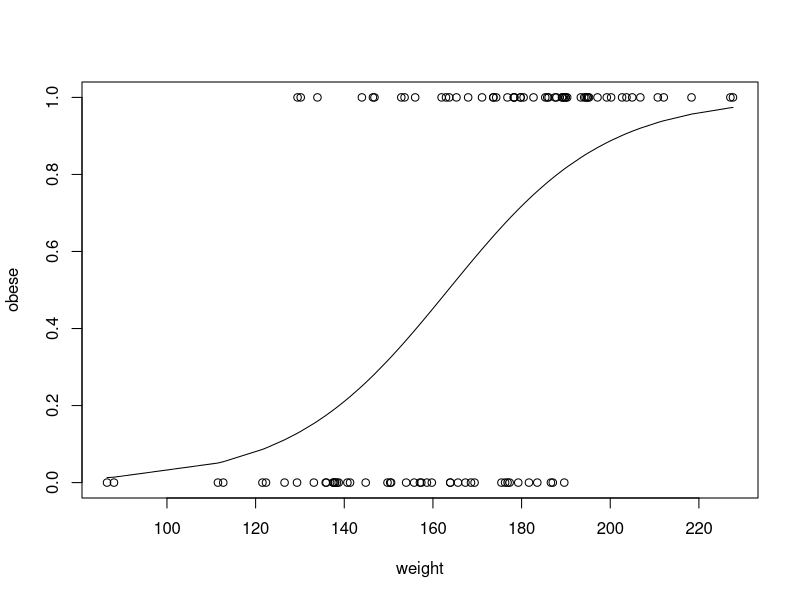
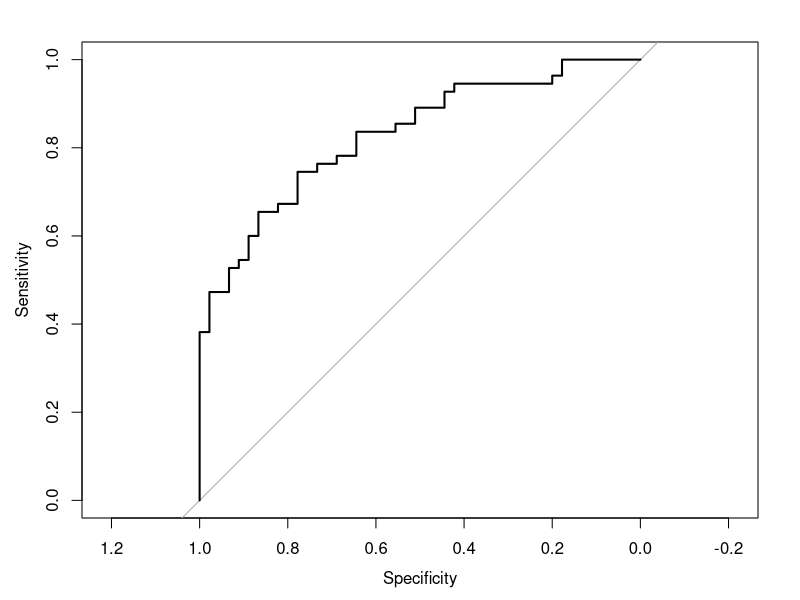
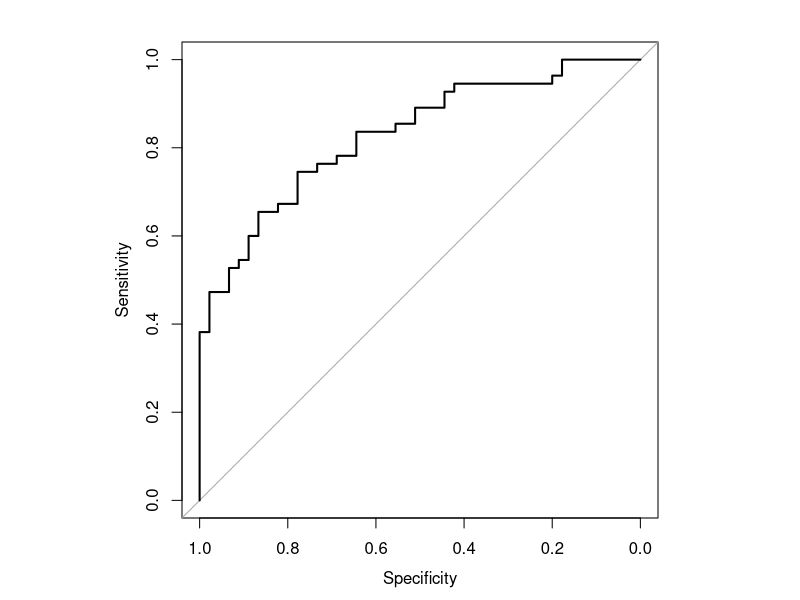
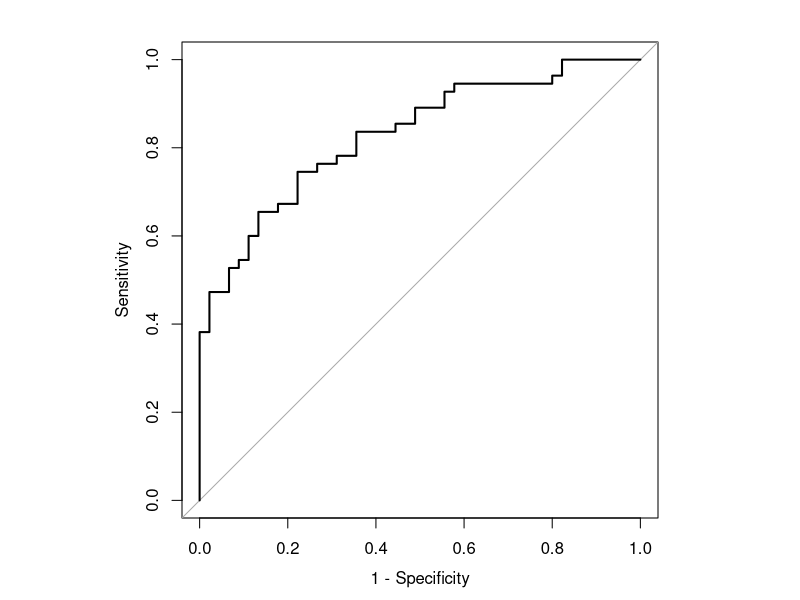
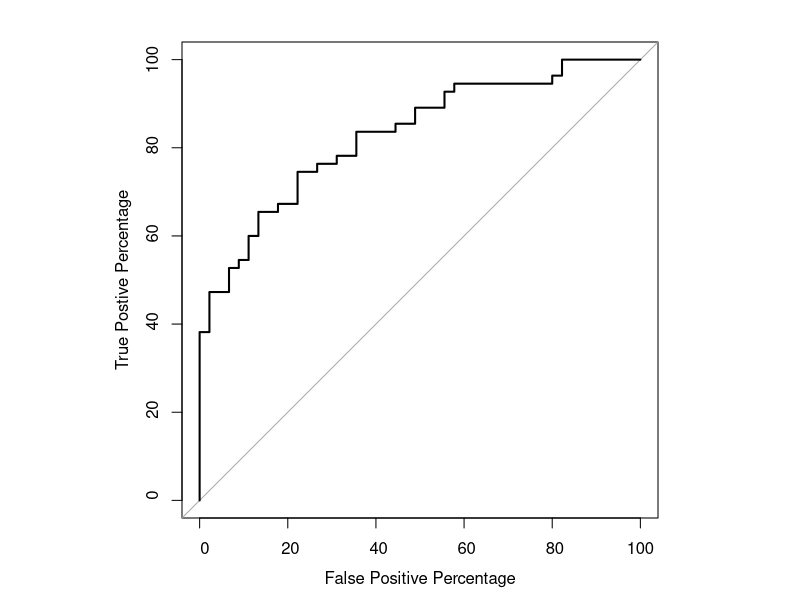
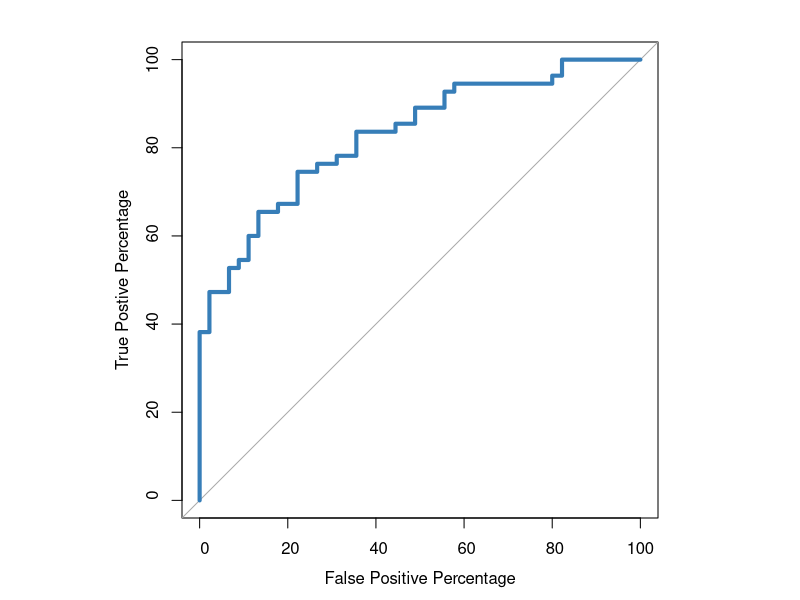

R code for these plots, in order: (Note: this script raises an error after producing the figures.)
library(pROC) # install with install.packages("pROC")
library(randomForest) # install with install.packages("randomForest")
## Generate weight and obesity datasets.
set.seed(420) # this will make my results match yours
num.samples <- 100
## genereate 100 values from a normal distribution with
## mean 172 and standard deviation 29, then sort them
weight <- sort(rnorm(n=num.samples, mean=172, sd=29))
## Now we will decide if a sample is obese or not.
## NOTE: This method for classifying a sample as obese or not
## was made up just for this example.
## rank(weight) returns 1 for the lightest, 2 for the second lightest, ...
##              ... and it returns 100 for the heaviest.
## So what we do is generate a random number between 0 and 1. Then we see if
## that number is less than rank/100. So, for the lightest sample, rank = 1.
## This sample will be classified "obese" if we get a random number less than
## 1/100. For the second lightest sample, rank = 2, we get another random
## number between 0 and 1 and classify this sample "obese" if that random
## number is < 2/100. We repeat that process for all 100 samples
obese <- ifelse(test=(runif(n=num.samples) < (rank(weight)/num.samples)),
                yes=1, no=0)
obese ## print out the contents of "obese" to show us which samples were
## classified "obese" with 1, and which samples were classified
## "not obese" with 0.
## plot the data
plot(x=weight, y=obese)
## fit a logistic regression to the data...
glm.fit=glm(obese ~ weight, family=binomial)
lines(weight, glm.fit$fitted.values)
## draw ROC and AUC using pROC
## NOTE: By default, the graphs come out looking terrible
## The problem is that ROC graphs should be square, since the x and y axes
## both go from 0 to 1. However, the window in which I draw them isn't square
## so extra whitespace is added to pad the sides.
roc(obese, glm.fit$fitted.values, plot=TRUE)
## Now let's configure R so that it prints the graph as a square.
##
par(pty = "s") ## pty sets the aspect ratio of the plot region. Two options:
##                "s" - creates a square plotting region
##                "m" - (the default) creates a maximal plotting region
roc(obese, glm.fit$fitted.values, plot=TRUE)
## NOTE: By default, roc() uses specificity on the x-axis and the values range
## from 1 to 0. This makes the graph look like what we would expect, but the
## x-axis itself might induce a headache. To use 1-specificity (i.e. the
## False Positive Rate) on the x-axis, set "legacy.axes" to TRUE.
roc(obese, glm.fit$fitted.values, plot=TRUE, legacy.axes=TRUE)
## If you want to rename the x and y axes...
roc(obese, glm.fit$fitted.values, plot=TRUE, legacy.axes=TRUE, percent=TRUE, xlab="False Positive Percentage", ylab="True Postive Percentage")
## We can also change the color of the ROC line, and make it wider...
roc(obese, glm.fit$fitted.values, plot=TRUE, legacy.axes=TRUE, percent=TRUE, xlab="False Positive Percentage", ylab="True Postive Percentage", col="#377eb8", lwd=4)
## If we want to find out the optimal threshold we can store the
## data used to make the ROC graph in a variable...
roc.info <- roc(obese, glm.fit$fitted.values, legacy.axes=TRUE)
str(roc.info)
## and then extract just the information that we want from that variable.
roc.df[roc.df$tpp > 60 & roc.df$tpp < 80,]
## We can calculate the area under the curve...
roc(obese, glm.fit$fitted.values, plot=TRUE, legacy.axes=TRUE, percent=TRUE, xlab="False Positive Percentage", ylab="True Postive Percentage", col="#377eb8", lwd=4, print.auc=TRUE)
## ...and the partial area under the curve.
roc(obese, glm.fit$fitted.values, plot=TRUE, legacy.axes=TRUE, percent=TRUE, xlab="False Positive Percentage", ylab="True Postive Percentage", col="#377eb8", lwd=4, print.auc=TRUE, print.auc.x=45, partial.auc=c(100, 90), auc.polygon = TRUE, auc.polygon.col = "#377eb822")
## Now let's fit the data with a random forest...
rf.model <- randomForest(factor(obese) ~ weight)
## ROC for random forest
roc(obese, rf.model$votes[,1], plot=TRUE, legacy.axes=TRUE, percent=TRUE, xlab="False Positive Percentage", ylab="True Postive Percentage", col="#4daf4a", lwd=4, print.auc=TRUE)
## Now layer logistic regression and random forest ROC graphs..
roc(obese, glm.fit$fitted.values, plot=TRUE, legacy.axes=TRUE, percent=TRUE, xlab="False Positive Percentage", ylab="True Postive Percentage", col="#377eb8", lwd=4, print.auc=TRUE)
plot.roc(obese, rf.model$votes[,1], percent=TRUE, col="#4daf4a", lwd=4, print.auc=TRUE, add=TRUE, print.auc.y=40)
legend("bottomright", legend=c("Logisitic Regression", "Random Forest"), col=c("#377eb8", "#4daf4a"), lwd=4)
## Now that we're done with our ROC fun, let's reset the par() variables.
## There are two ways to do it...
par(pty = "m")

#2
library(randomForest)
library(pROC)
# generate some random data
set.seed(1111)
train <- data.frame(condition = sample(c("mock", "lethal", "resist"), replace = T, size = 1000))
train$feat01 <- sapply(train$condition, (function(i){ if (i == "mock") { rnorm(n = 1, mean = 0)} else if (i == "lethal") { rnorm(n = 1, mean = 1.5)} else { rnorm(n = 1, mean = -1.5)} }))
train$feat02 <- sapply(train$condition, (function(i){ if (i == "mock") { rnorm(n = 1, mean = 0)} else if (i == "lethal") { rnorm(n = 1, mean = 1.5)} else { rnorm(n = 1, mean = -1.5)} }))
train$feat03 <- sapply(train$condition, (function(i){ if (i == "mock") { rnorm(n = 1, mean = 0)} else if (i == "lethal") { rnorm(n = 1, mean = 1.5)} else { rnorm(n = 1, mean = -1.5)} }))
head(train)

test <- data.frame(condition = sample(c("mock", "lethal", "resist"), replace = T, size = 1000))
test$feat01 <- sapply(test$condition, (function(i){ if (i == "mock") { rnorm(n = 1, mean = 0)} else if (i == "lethal") { rnorm(n = 1, mean = 1.5)} else { rnorm(n = 1, mean = -1.5)} }))
test$feat02 <- sapply(test$condition, (function(i){ if (i == "mock") { rnorm(n = 1, mean = 0)} else if (i == "lethal") { rnorm(n = 1, mean = 1.5)} else { rnorm(n = 1, mean = -1.5)} }))
test$feat03 <- sapply(test$condition, (function(i){ if (i == "mock") { rnorm(n = 1, mean = 0)} else if (i == "lethal") { rnorm(n = 1, mean = 1.5)} else { rnorm(n = 1, mean = -1.5)} }))
head(test)
model <- randomForest(formula = condition ~ ., data = train, ntree = 10, maxnodes= 100, norm.votes = F)
# predict test set, get probs instead of response
predictions <- as.data.frame(predict(model, test, type = "prob"))
predictions$predict <- names(predictions)[1:3][apply(predictions[,1:3], 1, which.max)]
predictions$observed <- test$condition
head(predictions)
# 1 ROC curve, mock vs non mock
roc.mock <- roc(ifelse(predictions$observed=="mock", "mock", "non-mock"), as.numeric(predictions$mock))
plot(roc.mock, col = "gray60")

# others
roc.lethal <- roc(ifelse(predictions$observed=="lethal", "lethal", "non-lethal"), as.numeric(predictions$mock))
roc.resist <- roc(ifelse(predictions$observed=="resist", "resist", "non-resist"), as.numeric(predictions$mock))
lines(roc.lethal, col = "blue")
lines(roc.resist, col = "red")

# 3
data(aSAH)
rocobj1 <- roc(aSAH$outcome, aSAH$s100b)
rocobj2 <- roc(aSAH$outcome, aSAH$wfns)
rocobj3 <- roc(aSAH$outcome, aSAH$ndka)
auc(rocobj1)
auc(rocobj2)
auc(rocobj3)
#绘制曲线
plot(rocobj1)
#其他参数美化（自定义网络线颜色等等）
plot(rocobj1, print.auc=TRUE, auc.polygon=TRUE, grid=c(0.1, 0.2), grid.col=c("green", "red"), max.auc.polygon=TRUE,
     auc.polygon.col="skyblue", print.thres=TRUE)
g3 <- ggroc(list(s100b=rocobj, wfns=rocobj2, ndka= rocobj3))